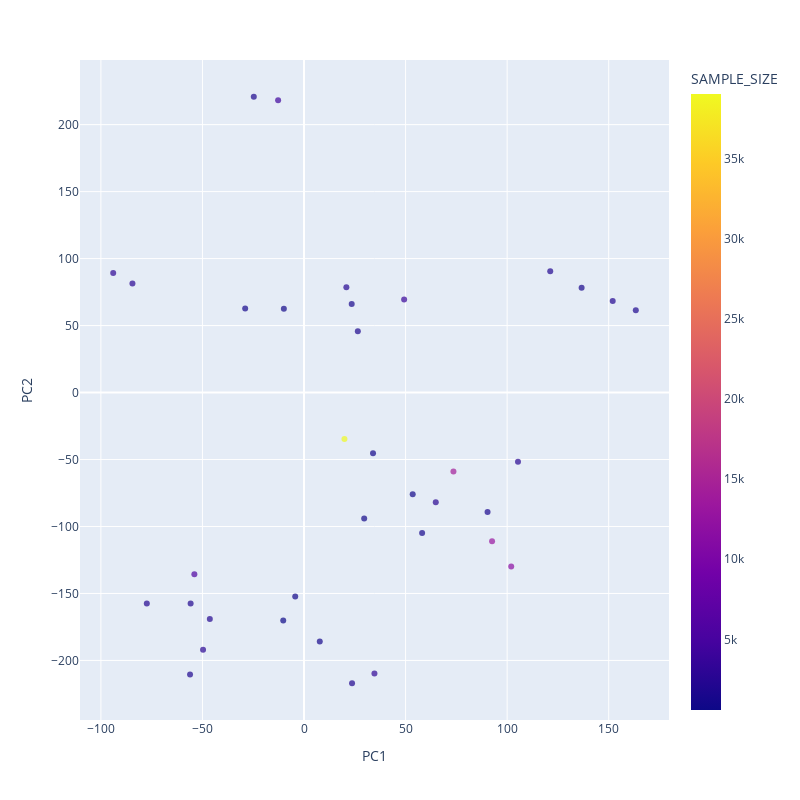

Notebook code cell kept with this figure:
### Code cell
fig = px.scatter(
    tsne_results_df, 
    x='PC1', y='PC2', 
    hover_data={'CLASS': True, 'SAMPLE_SIZE':True}, 
    color='SAMPLE_SIZE', 
    width=800, height=800)
fig.update_traces(marker=dict(opacity=0.7))
fig.show()

### Figure 1 — Plotly figure (JSON) as saved in the notebook; plotly's stock layout.template omitted (floating-point values rounded to 4 significant figures)
{"data": [{"customdata": [["Others", 39021], ["amsterdam", 1278], ["beijing", 2111], ["berlin", 1873], ["bern", 2156], ["bredgade", 2681], ["brussels", 1001], ["chicago", 1046], ["cologne", 2703], ["copenhagen", 1969], ["florence", 1412], ["hamburg", 1228], ["hong kong", 2960], ["johannesburg", 1722], ["lokeren", 1226], ["london", 11740], ["madrid", 1011], ["melbourne", 1414], ["milan", 2492], ["munich", 2345], ["new york", 14297], ["paris", 12976], ["poulain, f. tajan, paris", 4322], ["prato", 2188], ["rome", 965], ["royere et lajeunesse, versailles", 1840], ["south kensington", 3815], ["stockholm", 5720], ["tel aviv", 1604], ["toronto", 2196], ["unknown", 1725], ["vancouver", 1025], ["vercelli", 3324], ["versailles", 593], ["vienna", 2007], ["zurich", 2619]], "hovertemplate": "PC1=%{x}<br>PC2=%{y}<br>CLASS=%{customdata[0]}<br>SAMPLE_SIZE=%{marker.color}<extra></extra>", "legendgroup": "", "marker": {"color": [39021, 1278, 2111, 1873, 2156, 2681, 1001, 1046, 2703, 1969, 1412, 1228, 2960, 1722, 1226, 11740, 1011, 1414, 2492, 2345, 14297, 12976, 4322, 2188, 965, 1840, 3815, 5720, 1604, 2196, 1725, 1025, 3324, 593, 2007, 2619], "coloraxis": "coloraxis", "opacity": 0.7, "symbol": "circle"}, "mode": "markers", "name": "", "orientation": "v", "showlegend": false, "type": "scatter", "x": [19.89, -28.97, 121.2, 163.3, -46.37, -49.71, 53.5, 33.97, -84.47, -55.84, 136.7, 58.13, -93.94, 26.49, 7.756, 102.0, 29.62, 23.48, 105.3, 20.84, 73.56, 92.58, -12.76, 152.0, -9.922, -56.12, 49.27, -53.99, 90.35, -77.4, -24.73, -4.336, 34.66, -10.24, 23.64, 64.87], "xaxis": "x", "y": [-34.75, 62.67, 90.49, 61.5, -169.0, -192.1, -75.92, -45.35, 81.32, -157.6, 78.23, -104.9, 89.28, 45.69, -185.9, -129.8, -94.0, 66.11, -51.57, 78.69, -58.87, -111.0, 218.2, 68.4, 62.48, -210.5, 69.41, -135.7, -89.19, -157.6, 220.8, -152.2, -209.8, -170.1, -217.0, -81.86], "yaxis": "y"}], "layout": {"coloraxis": {"colorbar": {"title": {"text": "SAMPLE_SIZE"}}, "colorscale": [[0, "#0d0887"], [0.1111, "#46039f"], [0.2222, "#7201a8"], [0.3333, "#9c179e"], [0.4444, "#bd3786"], [0.5556, "#d8576b"], [0.6667, "#ed7953"], [0.7778, "#fb9f3a"], [0.8889, "#fdca26"], [1, "#f0f921"]]}, "height": 800, "legend": {"tracegroupgap": 0}, "margin": {"t": 60}, "width": 800, "xaxis": {"anchor": "y", "domain": [0, 1], "title": {"text": "PC1"}}, "yaxis": {"anchor": "x", "domain": [0, 1], "title": {"text": "PC2"}}}}
